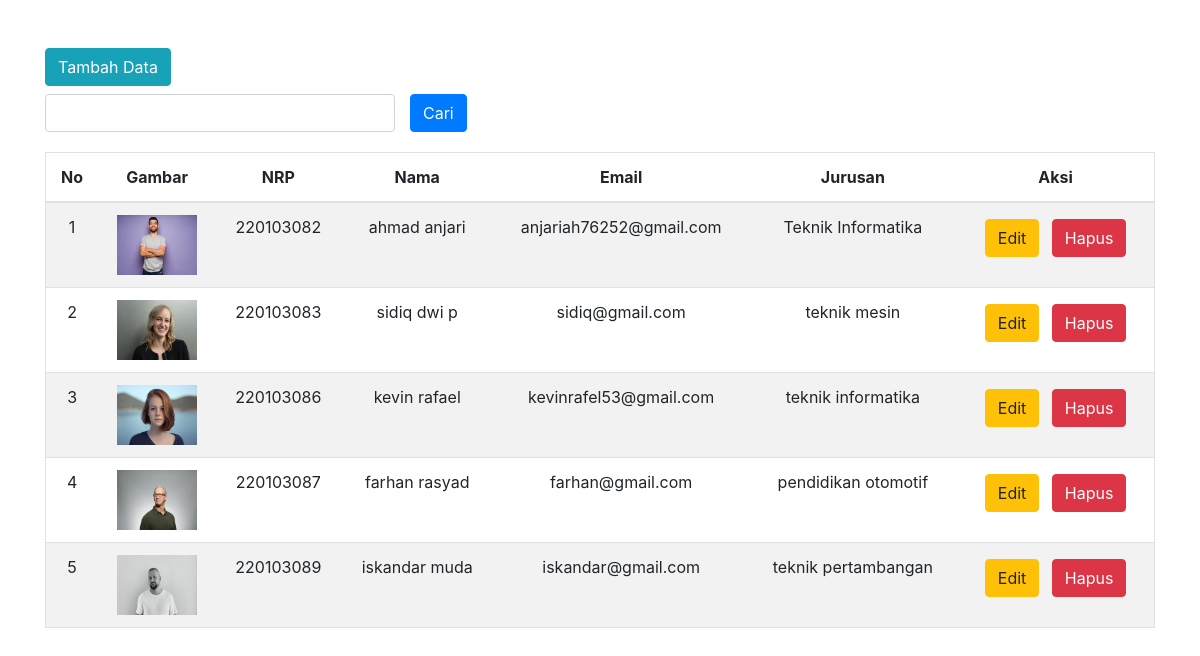
The page / on the database its author committed.
### tables this page shows
CREATE TABLE `mahasiswa` (
  `Id` int(11) NOT NULL,
  `nrp` char(9) NOT NULL,
  `nama` varchar(50) NOT NULL,
  `email` varchar(250) DEFAULT NULL,
  `jurusan` varchar(250) NOT NULL,
  `gambar` varchar(100) NOT NULL
);

### index.php (the view, shortened to what this page needs)
<?php
require_once "db/koneksi.php";
$result = mysqli_query($conn, "SELECT * FROM mahasiswa");
?>
<!doctype html>
<html lang="en">
<head>
    <link rel="stylesheet" href="https://stackpath.bootstrapcdn.com/bootstrap/4.3.1/css/bootstrap.min.css">
</head>
<body>
    <div class="container mt-5">
        <div class="table-responsive">
            <a href="#" data-toggle="modal" data-target="#tambahdata" class="btn btn-info mb-2">Tambah Data</a>
            <form action="" method="post">
                <div class="row">
                    <div class="form-group col-md-4 pb-1">
                        <input type="text" name="keyword" class="form-control">
                    </div>
                    <div class="form-group">
                        <button name="cari" class="btn btn-primary">Cari</button>
                    </div>
                </div>
            </form>
            <table class="table table-striped table-hover border text-center">
                <thead>
                    <tr>
                        <th scope="col">No</th>
                        <th scope="col">Gambar</th>
                        <th scope="col">NRP</th>
                        <th scope="col">Nama</th>
                        <th scope="col">Email</th>
                        <th scope="col">Jurusan</th>
                        <th scope="col">Aksi</th>
                    </tr>
                </thead>
                <tbody>
                    <?php
                    $i = 1;
                    while ($row = mysqli_fetch_assoc($result)) :
                    ?>
                        <tr>
                            <td scope="row"><?= $i++ ?></td>
                            <td><img src="img/<?= $row['gambar'] ?>" width="80" height="60" alt=""></td>
                            <td><?= $row['nrp'] ?></td>
                            <td><?= $row['nama'] ?></td>
                            <td><?= $row['email'] ?></td>
                            <td><?= $row['jurusan'] ?></td>
                            <td>
                                <a href="#" data-toggle="modal" data-target="#editdata<?= $i ?>" class="btn btn-warning m-1">Edit</a>
                                <a href="#" data-toggle="modal" data-target="#hapusdata<?= $i ?>" class="btn btn-danger m-1">Hapus</a>
                            </td>
                        </tr>
                    <?php endwhile; ?>
                </tbody>
            </table>
        </div>
    </div>
</body>
</html>

### rows shown on the page
mahasiswa: gambar (picture), nrp "220103082", nama "ahmad anjari", email "anjariah76252@gmail.com", jurusan "Teknik Informatika"
mahasiswa: gambar (picture), nrp "220103083", nama "sidiq dwi p", email "sidiq@gmail.com", jurusan "teknik mesin"
mahasiswa: gambar (picture), nrp "220103086", nama "kevin rafael", email "kevinrafel53@gmail.com", jurusan "teknik informatika"
mahasiswa: gambar (picture), nrp "220103087", nama "farhan rasyad", email "farhan@gmail.com", jurusan "pendidikan otomotif"
mahasiswa: gambar (picture), nrp "220103089", nama "iskandar muda", email "iskandar@gmail.com", jurusan "teknik pertambangan"
